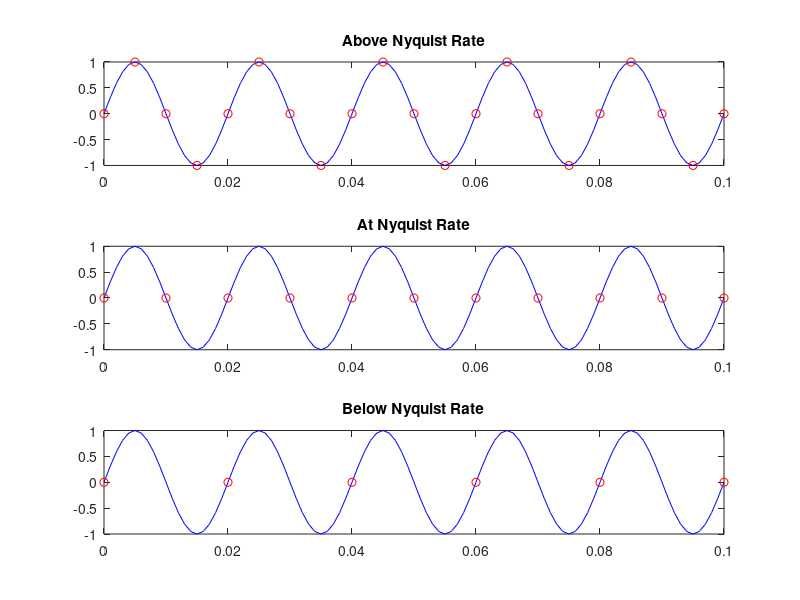

Write MATLAB code to recreate this figure.
fs_orig = 1000;
f_signal = 50;
t = 0:1/fs_orig:0.1;
x = sin(2*pi*f_signal*t);

fs1 = 200;
fs2 = 100;
fs3 = 50;

n1 = 0:1/fs1:0.1; x1 = sin(2*pi*f_signal*n1);
n2 = 0:1/fs2:0.1; x2 = sin(2*pi*f_signal*n2);
n3 = 0:1/fs3:0.1; x3 = sin(2*pi*f_signal*n3);

figure;
subplot(3,1,1); plot(t, x, 'b', n1, x1, 'ro'); title('Above Nyquist Rate');
subplot(3,1,2); plot(t, x, 'b', n2, x2, 'ro'); title('At Nyquist Rate');
subplot(3,1,3); plot(t, x, 'b', n3, x3, 'ro'); title('Below Nyquist Rate');
